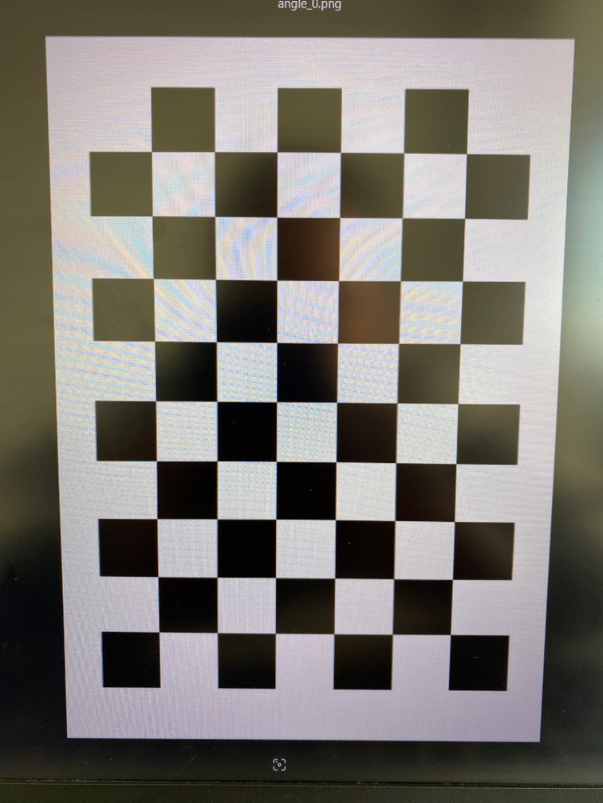
#> input picture images/e_img_0.jpg, 603 x 803 px; its folder holds 4 pictures in this run
$ python gemini.py
#> lines starting #> are read from the running program, lines starting #| are printed output that depends on the picture
import os
import cv2
import numpy as np
import glob

class CameraCalibrator:
    def __init__(self, images_root, chessboard_size, square_size):
        self.width, self.height = chessboard_size
        self.square_size = square_size
        self.image_root = images_root
        self.image_paths = glob.glob(images_root + '/*.jpg')
        self.criteria = (cv2.TERM_CRITERIA_EPS + cv2.TERM_CRITERIA_MAX_ITER, 30, 0.001)

        self.obj_points = np.zeros((self.width*self.height, 3), np.float32)
        self.obj_points[:, :2] = np.mgrid[0:self.height, 0:self.width].T.reshape(-1, 2) * self.square_size
        self.obj_points = [self.obj_points]  # Make it a list so we can multiply it later

    def __get_mouse_click(self, event, x, y, flags, param):
        corners = param['global_corners']
        win_title = param['win_title']
        image = param['image']
        if event == cv2.EVENT_LBUTTONDOWN:
            corners.append((x, y))
            cv2.circle(image, (x, y), 5, (0, 0, 255), -1)
            cv2.imshow(win_title, image)
            if len(corners) >= 4:
                cv2.destroyWindow(win_title)
        return corners

    def __select_global_corners(self, image):
        win_title = "Select Corners in order top-left, top-right, bottom-right, bottom-left"
        global_corners = []
        img = image.copy()

        params = {'image': img, 'global_corners': global_corners, 'win_title': win_title}

        cv2.namedWindow(win_title)
        cv2.setMouseCallback(win_title, self.__get_mouse_click, params)
        cv2.imshow(win_title, image)
        cv2.waitKey(0)
        return global_corners

    def __compute_local_corners(self, image):
        # select the global corners of the chessboard manually
        global_corners = self.__select_global_corners(image)
        tl, tr, br, bl = global_corners

        # compute the top and left edges of the chessboard
        top_edges = np.array(tr) - np.array(tl)
        left_edges = np.array(bl) - np.array(tl)
        tl = np.array(tl)

        # get the local corners of the chessboard
        local_corners = np.zeros((self.width * self.height, 1, 2), np.float32)
        for i in range(self.height):
            for j in range(self.width):
                # compute the point using the top and left edges
                point = tl + j * self.square_size * (top_edges / (self.square_size * (self.width - 1))) + i * self.square_size * (left_edges / (self.square_size * (self.height - 1)))
                local_corners[i * self.width + j, 0] = point
        return local_corners

    def calibrate(self):
        # Separate training and test images.  Assume the last image is the test image.
        training_images = self.image_paths[:-1]
        test_image_path = self.image_paths[-1]

        # Data lists for calibration
        global_obj_points = []
        global_img_points = []
        manual_count = 0

        for image_path in training_images:
            img = cv2.imread(image_path)
#> img is the input picture: shape (803, 603, 3); mean B, G, R 115.1, 121.2, 124.8
            bgr_img = cv2.cvtColor(img, cv2.COLOR_RGB2BGR)
            gray_img = cv2.cvtColor(bgr_img, cv2.COLOR_BGR2GRAY)
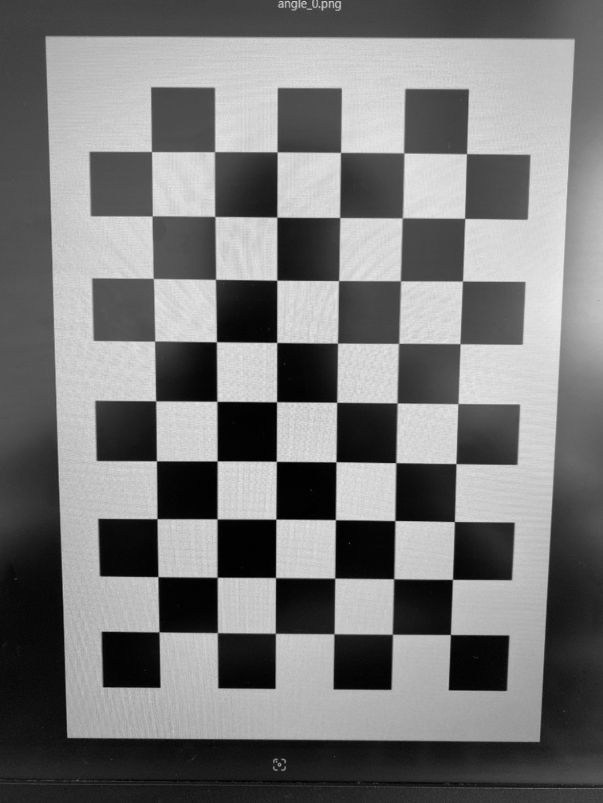
#> gray_img: shape (803, 603); min 0, max 236, mean 119.9

            ret, corners = cv2.findChessboardCorners(gray_img, (self.height, self.width), None)
#> ret = False; corners = None

            if ret:
                local_corners = cv2.cornerSubPix(gray_img, corners, (11, 11), (-1, -1), self.criteria)
            else:
                local_corners = self.__compute_local_corners(img)
#> in __compute_local_corners, `global_corners = self.__select_global_corners(image)`: global_corners = []
                manual_count +=1

            global_obj_points.append(self.obj_points)
            global_img_points.append(local_corners)
            print(f"Processed: {image_path}, Automatic Detection: {ret}, Manual Count: {manual_count}")

        # Calibrate camera
        self.run_calibration(global_obj_points, global_img_points, "All 24 Training Images")

        # Run 2: Use only 10 images where corner points were found automatically.
        auto_obj_points = []
        auto_img_points = []
        auto_image_count = 0
        for image_path in training_images:
            img = cv2.imread(image_path)
            bgr_img = cv2.cvtColor(img, cv2.COLOR_RGB2BGR)
            gray_img = cv2.cvtColor(bgr_img, cv2.COLOR_BGR2GRAY)

            ret, corners = cv2.findChessboardCorners(gray_img, (self.height, self.width), None)

            if ret and auto_image_count < 10:
                local_corners = cv2.cornerSubPix(gray_img, corners, (11, 11), (-1, -1), self.criteria)
                auto_obj_points.append(self.obj_points)
                auto_img_points.append(local_corners)
                auto_image_count += 1

        self.run_calibration(auto_obj_points, auto_img_points, "10 Automatically Detected Images")

        # Run 3: Use only 5 images from Run 2
        self.run_calibration(auto_obj_points[:5], auto_img_points[:5], "5 Automatically Detected Images")

        # Process the test image (find corners automatically)
        test_img = cv2.imread(test_image_path)
        test_bgr_img = cv2.cvtColor(test_img, cv2.COLOR_RGB2BGR)
        test_gray_img = cv2.cvtColor(test_bgr_img, cv2.COLOR_BGR2GRAY)
        ret, test_corners = cv2.findChessboardCorners(test_gray_img, (self.height, self.width), None)

        if ret:
            test_local_corners = cv2.cornerSubPix(test_gray_img, test_corners, (11, 11), (-1, -1), self.criteria)
            print("Test image corners found automatically.")
        else:
            print("Could not find chessboard corners in test image automatically.")
            # Consider handling the case where the test image also requires manual annotation.

        # Save intrinsics and extrinsics to text file
        camera_matrix, dist_coeffs, rvecs, tvecs = self.run_calibration(global_obj_points, global_img_points, "All 24 Training Images", save=True)

        print("Calibration complete.  Check the output.")

    def run_calibration(self, obj_points, img_points, run_name, save=False):
        """Calibrates the camera and prints/stores the results."""
        # Adjust the shape of the object points
        obj_points = [obj * len(img_points) for obj in self.obj_points]

        ret, camera_matrix, dist_coeffs, rvecs, tvecs = cv2.calibrateCamera(
            obj_points, img_points, (640, 480), # Assuming a default image size.  Replace with your actual image size!
            None, None,
            flags=0 #cv2.CALIB_RATIONAL_MODEL
        )

        print(f"Calibration Run: {run_name}")
        print(f"  Reprojection Error: {ret}")
        print(f"  Camera Matrix:\n{camera_matrix}")
        print(f"  Distortion Coefficients:\n{dist_coeffs}")

        if save:
            with open('camera_params.txt', 'w') as f:
                f.write(f"Camera Matrix:\n{camera_matrix}\n")
                f.write(f"Distortion Coefficients:\n{dist_coeffs}\n")
                f.write(f"Rotation Vectors:\n{rvecs}\n")
                f.write(f"Translation Vectors:\n{tvecs}\n")
                print(f"Camera parameters saved to camera_params.txt")

        return camera_matrix, dist_coeffs, rvecs, tvecs


# Example Usage:
if __name__ == "__main__":
    # Replace with your actual values!
    image_dir = "images"  # Directory containing the chessboard images
    chessboard_size = (7, 9)  # (width, height) - number of INNER corners
    square_size = 25.0 # Size of each square in mm (measured!)

    calibrator = CameraCalibrator(image_dir, chessboard_size, square_size)
#> (the run stopped early here; a loop or call above may not have finished)
